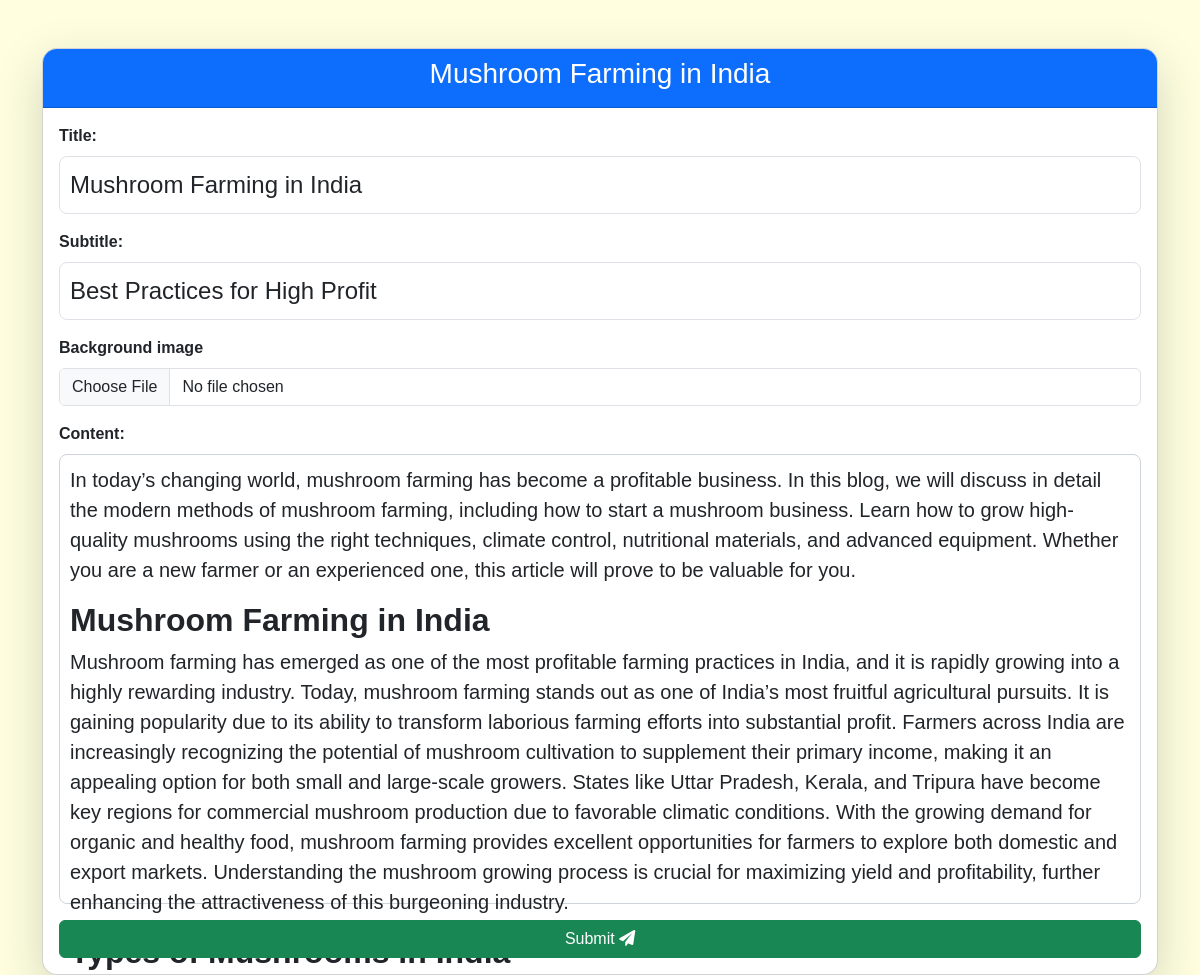
/blog/edit/3 (signed in), run on the app's committed database.
### models.py (models this page shows, shortened)
class Blog(db.Model):
    id = db.Column(db.Integer, primary_key=True)
    user_id = db.Column(db.Integer, db.ForeignKey('user.id'), nullable=False)
    title = db.Column(db.String(255), nullable=False)
    subtitle = db.Column(db.String(255))
    content = db.Column(db.Text, nullable=False)
    image = db.Column(db.String(255))  # Store image path
    created_at = db.Column(db.DateTime, nullable=False, default=lambda: datetime.now(timezone.utc))

### blogs/views.py (the view, shortened to what this page needs)
@blog_bp.route('/edit/<int:postId>', methods=['GET', 'POST'])
def edit_post(postId):
    if "user_id" not in session:
        flash("Login required!")
        return redirect(url_for('login', next=request.url))
    conn = get_db_connection()
    post = conn.execute("SELECT * FROM blog WHERE id = ?", (postId,)).fetchone()
    if not post:
        conn.close()
        return "Post not found", 404
    if post["user_id"] != session["user_id"]:
        conn.close()
        flash("You are not allowed to edit this post!")
        return redirect(url_for('blog.home'))
    conn.close()
    return render_template('edit_post.html', post=post)

### blogs/views.py (called while the page is built)
def get_db_connection():
    conn = sqlite3.connect("instance/users.db")
    conn.row_factory = sqlite3.Row
    return conn

### blogs/templates/edit_post.html (shortened to what this page needs)
<!DOCTYPE html>
<html lang="en">
<head>
  <link href="https://cdn.jsdelivr.net/npm/bootstrap@5.3.0/dist/css/bootstrap.min.css" rel="stylesheet">
  <link rel="stylesheet" href="https://cdnjs.cloudflare.com/ajax/libs/font-awesome/6.0.0/css/all.min.css">
  <link href="https://cdn.quilljs.com/1.3.6/quill.snow.css" rel="stylesheet">
  <link rel="stylesheet" href="{{ url_for('blog.static', filename='css/editor.css') }}">
</head>
<body>
<div class="container mt-5">
  <div class="card shadow-lg">
    <div class="card-header bg-primary text-white">
      <h3 class="text-center">{{ post.title if post else "Create Post" }}</h3>
    </div>
    <div class="card-body">
      <form method="POST" enctype="multipart/form-data">
        <div class="mb-3">
          <label for="title" class="form-label">Title:</label>
          <input type="text" name="title" id="title" class="form-control" value="{{ post.title if post else '' }}" required>
        </div>
        <div class="mb-3">
          <label for="subtitle" class="form-label">Subtitle:</label>
          <input type="text" name="subtitle" id="subtitle" class="form-control" value="{{ post.subtitle if post else '' }}">
        </div>
        <div class="mb-3">
          <label class="form-label" for="customFile">Background image</label>
          <input type="file" name="image" class="form-control" id="customFile" />
        </div>
        <div class="mb-3">
          <label class="form-label">Content:</label>
          <div id="editor-container">{% if post %}{{ post.content | safe }}{% endif %}</div>
        </div>
        <button type="submit" class="btn btn-success w-100">Submit <i class="fas fa-paper-plane"></i></button>
      </form>
    </div>
  </div>
</div>
</body>
</html>

### blogs/static/css/editor.css (style rules this page uses)
body { background-color: #FFFFE0; font-family: 'Arial', sans-serif; }
.card { max-width: 1550px; margin: auto; border-radius: 15px; overflow: hidden; }
.card-header { font-size: 2rem; text-align: center; font-weight: bold; }
.form-label { font-weight: bold; }
input[type="text"] { border-radius: 8px; padding: 10px; font-size: 1.5rem; }
#editor-container { height: 450px; background: #fff; border-radius: 8px; border: 1px solid #ced4da; padding: 10px; font-size: 1.25rem; }
button { font-size: 2rem; border-radius: 8px; padding: 10px; transition: 0.3s; }

### data on the page
Blog: title "Mushroom Farming in India", subtitle "Best Practices for High Profit", content "In today’s changing world, mushroom farming has become a profitable business. In this blog, we will discuss in detail the modern methods of mushroom farming, including how to start a mushroom business. Learn how to grow high-quality mushrooms using the right techniques, climate control, nutritional materials, and advanced equipment. Whether you are a new farmer or an experienced one, this article will prove to be valuable for you. Mushroom Farming in India Mushroom farming has emerged as one of the most profitable farming practices in India, and it is rapidly growing into a highly rewarding industry. Today, mushroom farming stands out as one of India’s most fruitful agricultural pursuits.…"
